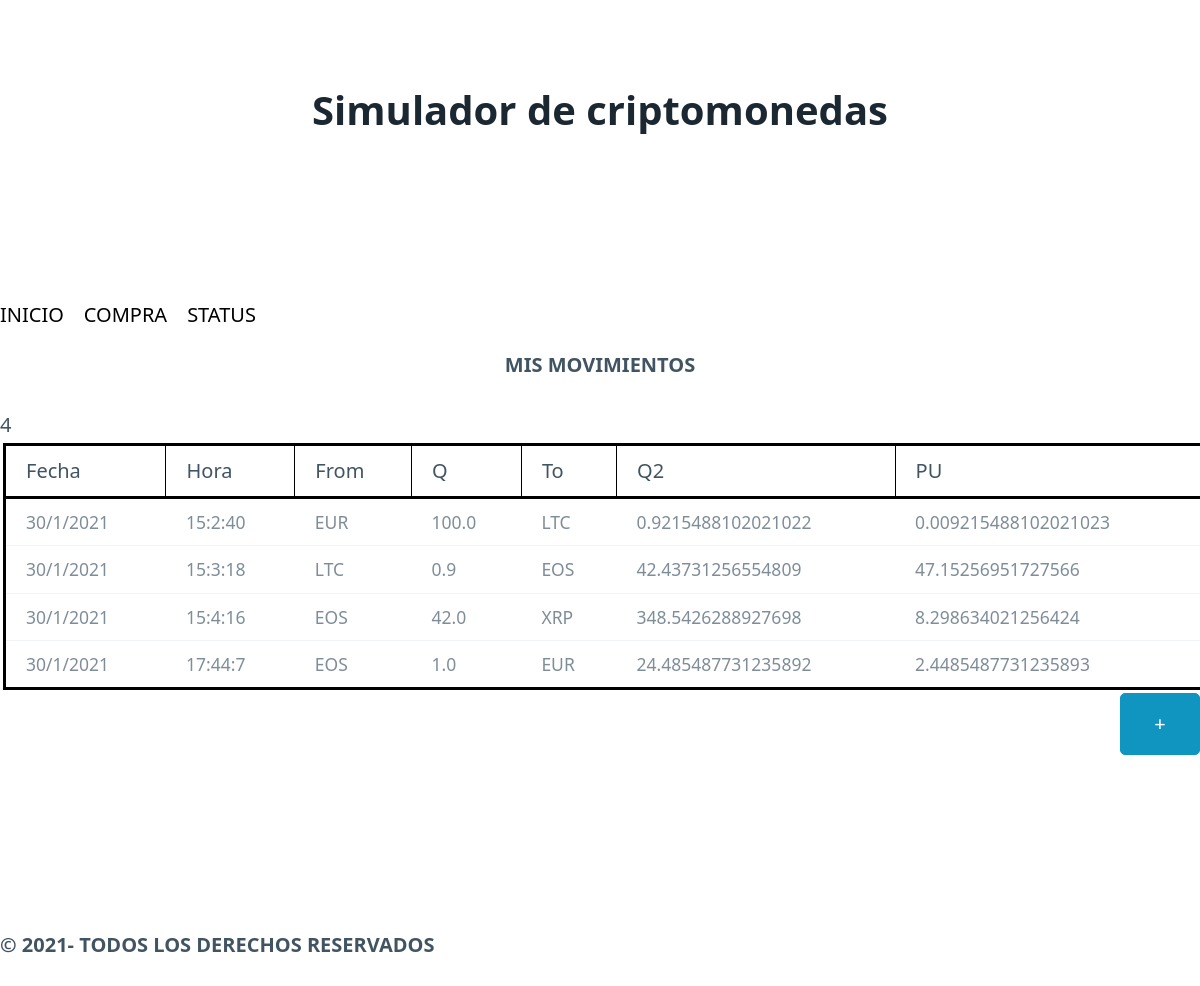
The app's page /, older data.
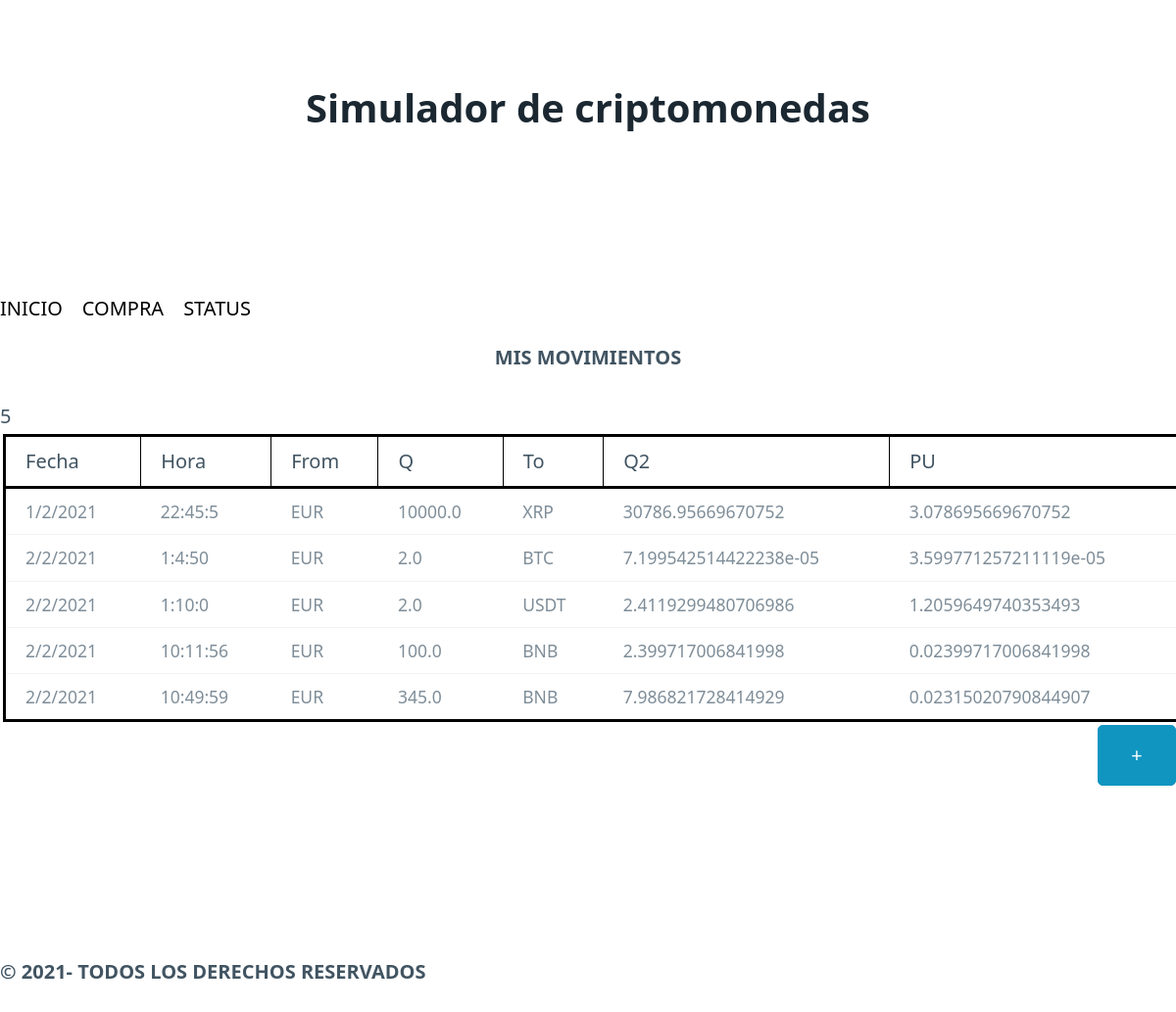
The same page, newer data.
### tables this page shows
CREATE TABLE "movimientos" (
	"id"	INTEGER,
	"date"	TEXT NOT NULL,
	"time"	TEXT NOT NULL,
	"from_currency"	TEXT NOT NULL,
	"from_quantity"	REAL NOT NULL,
	"to_currency"	TEXT NOT NULL,
	"to_quantity"	REAL NOT NULL,
	"PU"	REAL NOT NULL,
	PRIMARY KEY("id" AUTOINCREMENT)
);

### movements/views.py (the view)
@app.route("/")
def listaIngresos():
    form= MovementForm()
    try:
        result = make_query("SELECT date, time , from_currency, from_quantity, to_currency, to_quantity, PU FROM movimientos;") or []
        print(result)
        ingresos= result.fetchall()
        result.close()
    except Exception as e:
        print(f"no ha podido realizar la consulta a la base de datos {type(e).__name__} - {e}")
        messages.append("lo siento, no se hemos podido conectar con la base de datos")
        return render_template("errores.html", datos=[] , form=form, messages=messages)
    return render_template("movements.html", datos=ingresos , form=form, messages=messages)

### movements/views.py (called while the page is built)
def connection():
    succes=True
    c=[]
    conn= sqlite3.connect("movements/data/basededatos.db")
    c=conn.cursor()
    return c

def make_query(query, params=[]):
    c=[]
    c=connection()
    c.execute(query, params)
    return c

### movements/templates/movements.html (shortened to what this page needs)
{% extends "inicio.html" %}
{% block contenido %}
<nav class="opciones123">
    <ul>
        <li><a class="milista" href="/" aria-disabled="true"> INICIO </a></li>
        <li><a  class="milista" href="compra.html">COMPRA</a></li>
        <li><a class="milista" href="status.html">STATUS</a></li>
    </ul>
</nav>
<p class="tituloinicio">MIS MOVIMIENTOS</p>
{{datos|length}}
{% if datos|length > 0 %}
    <table class="tabla">
        <tr class="tabla2">
            <th class="opcion">Fecha</th>
            <th class="opcion">Hora</th>
            <th class="opcion">From</th>
            <th class="opcion">Q</th>
            <th class="opcion">To</th>
            <th class="opcion">Q2</th>
            <th class="opcion">PU</th>
        </tr>
    {% for registro in datos %}
        <tr>
        <td> {{ registro [0] }}</td>
        <td>{{ registro[1] }}</td>
        <td>{{ registro[2] }}</td>
        <td>{{ registro[3] }}</td>
        <td>{{ registro[4] }}</td>
        <td>{{ registro[5] }}</td>
        <td>{{ registro[6] }}</td>
        </tr>
    {% endfor %}
    {% else %}
    <p>NO HAY MOVIMIENTOS</p>
        {% endif %}
    </table>
    <div>
    <button onclick="location.href='compra.html'"  class="boton"  type="button" class="btn btn-secondary btn-lg align-items-end"> + </button>
    </div>
{% endblock %}

Row changes from the older to the newer data that the page shows:
removed movimientos: date "30/1/2021", time "15:2:40", from_currency "EUR", from_quantity "100.0", to_currency "LTC", to_quantity "0.9215488102021022", PU "0.009215488102021023"
removed movimientos: date "30/1/2021", time "15:3:18", from_currency "LTC", from_quantity "0.9", to_currency "EOS", to_quantity "42.43731256554809", PU "47.15256951727566"
removed movimientos: date "30/1/2021", time "15:4:16", from_currency "EOS", from_quantity "42.0", to_currency "XRP", to_quantity "348.5426288927698", PU "8.298634021256424"
removed movimientos: date "30/1/2021", time "17:44:7", from_currency "EOS", from_quantity "1.0", to_currency "EUR", to_quantity "24.485487731235892", PU "2.4485487731235893"
added movimientos: date "1/2/2021", time "22:45:5", from_currency "EUR", from_quantity "10000.0", to_currency "XRP", to_quantity "30786.95669670752", PU "3.078695669670752"
added movimientos: date "2/2/2021", time "1:4:50", from_currency "EUR", from_quantity "2.0", to_currency "BTC", to_quantity "7.199542514422238e-05", PU "3.599771257211119e-05"
added movimientos: date "2/2/2021", time "1:10:0", from_currency "EUR", from_quantity "2.0", to_currency "USDT", to_quantity "2.4119299480706986", PU "1.2059649740353493"
added movimientos: date "2/2/2021", time "10:11:56", from_currency "EUR", from_quantity "100.0", to_currency "BNB", to_quantity "2.399717006841998", PU "0.02399717006841998"
added movimientos: date "2/2/2021", time "10:49:59", from_currency "EUR", from_quantity "345.0", to_currency "BNB", to_quantity "7.986821728414929", PU "0.02315020790844907"
Text that changed along with them:
{{ datos|length }}: "4" → "5"
